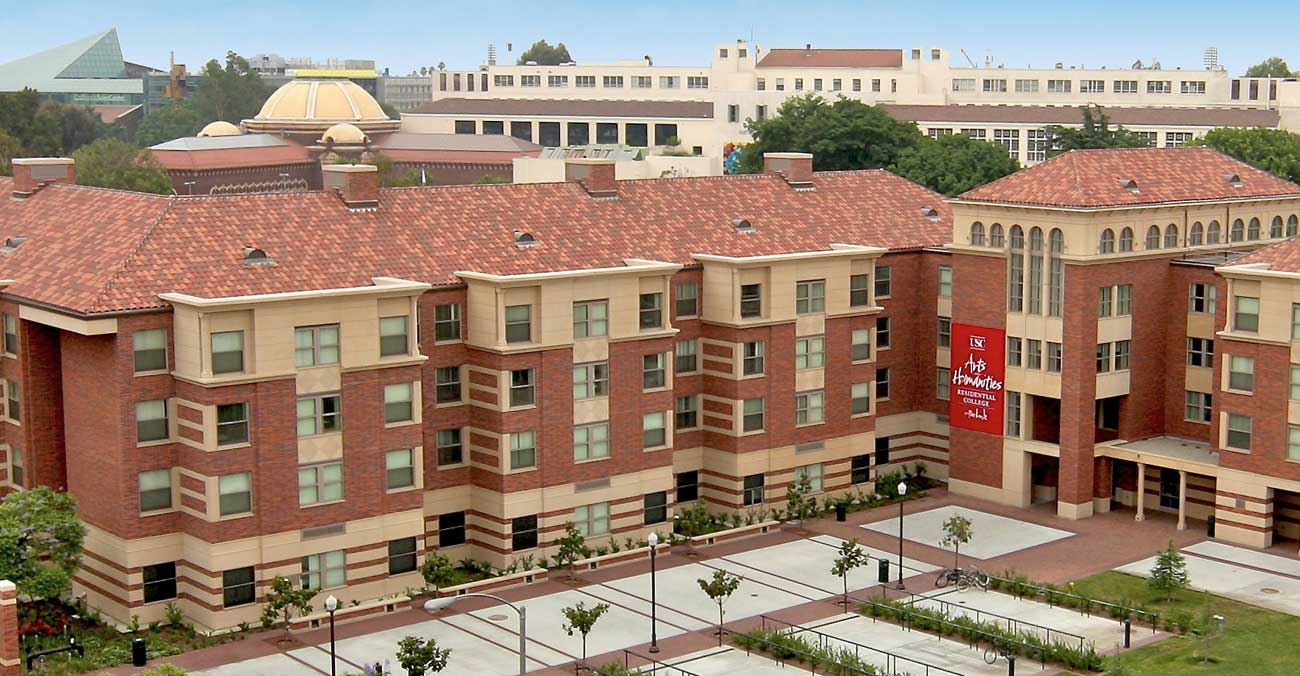
#> input picture dorm.jpg, 1300 x 676 px
$ python corner2.py   (Python 2 division)
#> lines starting #> are read from the running program, lines starting #| are printed output that depends on the picture; after the words box and inside, x2 and y2 are one past the last pixel; in counts of white or black regions, pixels touching at a corner belong together
import numpy as np
import cv2
from matplotlib import pyplot as plt

img = cv2.imread('dorm.jpg')
#> img is the input picture: shape (676, 1300, 3); mean B, G, R 112.8, 130.8, 153.4
gray = cv2.cvtColor(img,cv2.COLOR_BGR2GRAY)
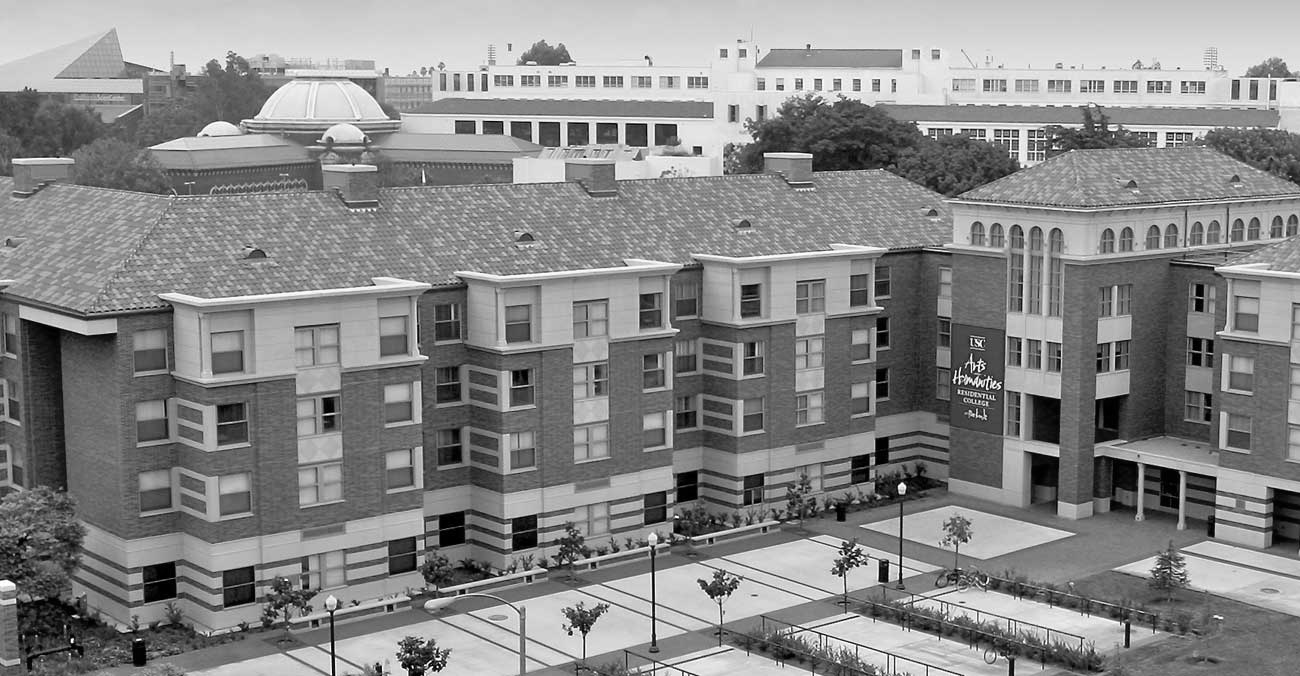
#> gray: shape (676, 1300); min 0, max 255, mean 135.5

corners = cv2.goodFeaturesToTrack(gray,100,0.01,100,1)
#> corners = 64 rows, first 8: [72, 642], [961, 374], [437, 667], [1174, 133], [822, 636], [684, 673], [764, 153], [951, 129]
print corners
#> (printed output is left out)
corners = np.int0(corners)

for i in corners:
  x,y = i.ravel()
  cv2.circle(img,(x,y),3,(255,0,0),-1)
#> this loop made 64 passes
#> (x, y) on passes 1 to 12: (72, 642), (961, 374), (437, 667), (1174, 133), (822, 636), (684, 673), (764, 153), (951, 129), (578, 626), (928, 667), (1053, 137), (530, 122)
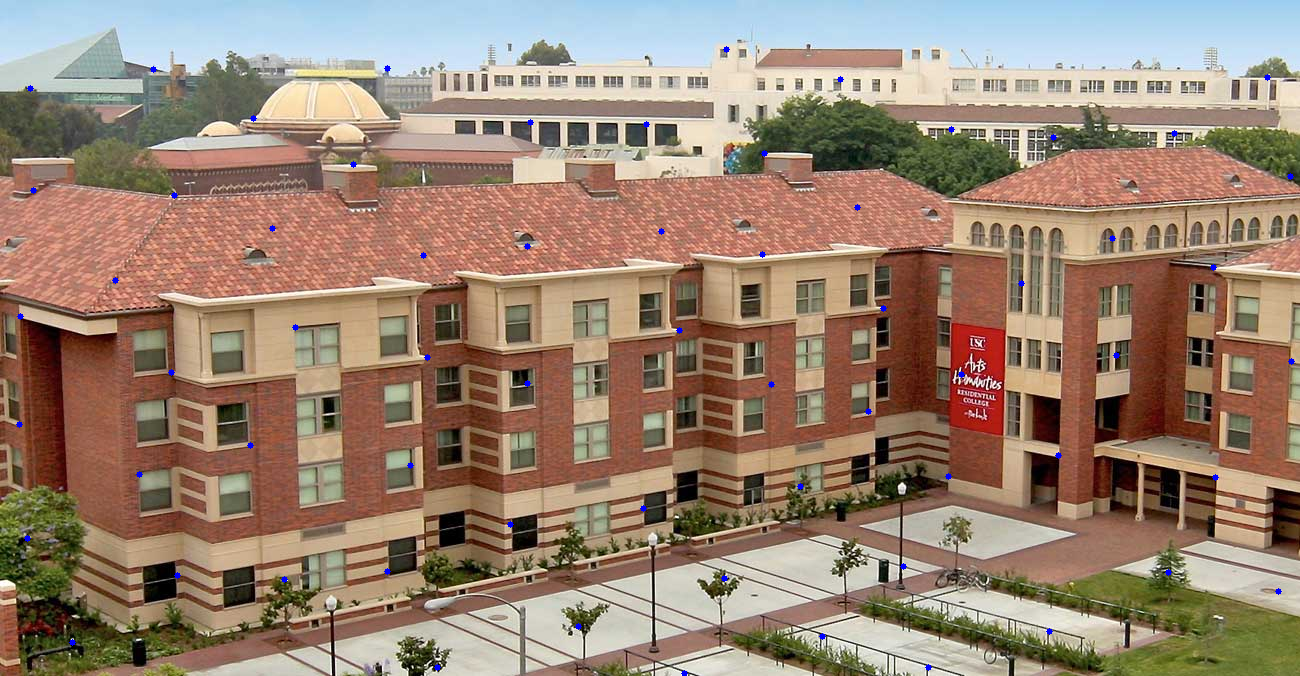
#> img: shape (676, 1300, 3); 0.21% of pixels changed, all inside (x1, y1, x2, y2) = (16, 46, 1295, 676)

plt.imshow(img),plt.show()

$ run again, with cross.jpg copied over dorm.jpg
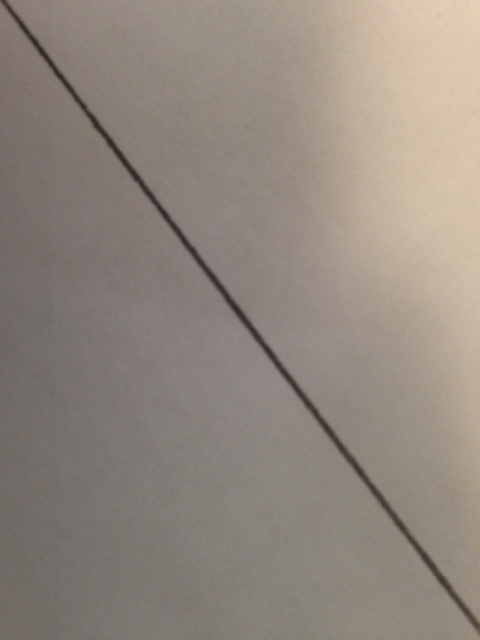
#> input picture cross.jpg, 480 x 640 px
#> img is the input picture: shape (640, 480, 3); mean B, G, R 126.7, 135.9, 145.8
#> `gray = cv2.cvtColor(img,cv2.COLOR_BGR2GRAY)`:
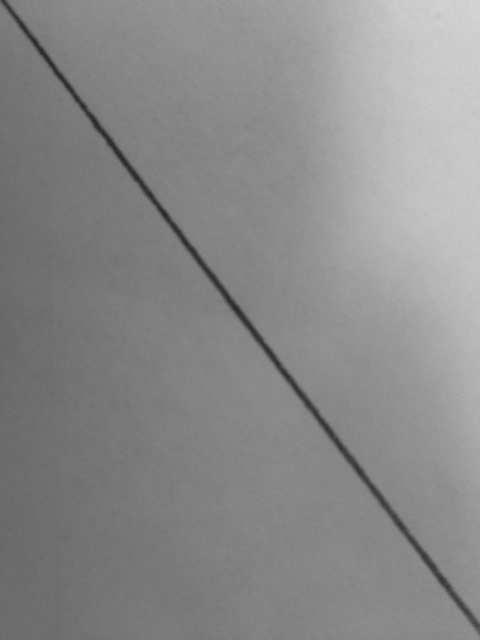
#> gray: shape (640, 480); min 40, max 215, mean 137.9
#> corners = 29 rows, first 8: [478, 622], [84, 108], [6, 1], [279, 366], [408, 536], [343, 450], [193, 247], [437, 17]
#> (printed output is left out)
#> the loop `for i in corners:` made 29 passes
#> after the loop `for i in corners:`:
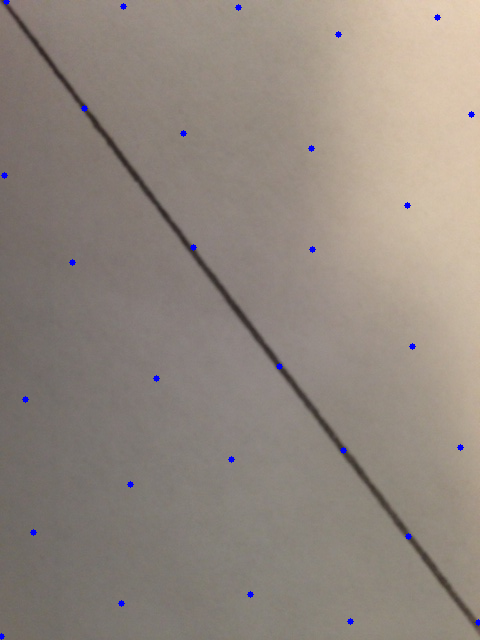
#> img: shape (640, 480, 3); 0.27% of pixels changed, all inside (x1, y1, x2, y2) = (0, 0, 480, 640)
